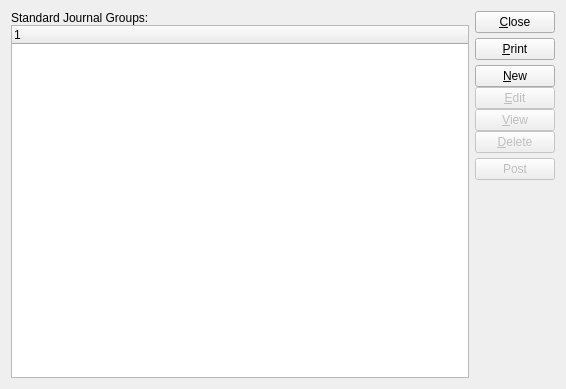
<?xml version="1.0" encoding="UTF-8"?>
<ui version="4.0">
 <comment>This file is part of the xTuple ERP: PostBooks Edition, a free and
open source Enterprise Resource Planning software suite,
Copyright (c) 1999-2019 by OpenMFG LLC, d/b/a xTuple.
It is licensed to you under the Common Public Attribution License
version 1.0, the full text of which (including xTuple-specific Exhibits)
is available at www.xtuple.com/CPAL.  By using this software, you agree
to be bound by its terms.</comment>
 <class>standardJournalGroups</class>
 <widget class="QWidget" name="standardJournalGroups">
  <property name="geometry">
   <rect>
    <x>0</x>
    <y>0</y>
    <width>566</width>
    <height>389</height>
   </rect>
  </property>
  <property name="windowTitle">
   <string>List Standard Journal Groups</string>
  </property>
  <layout class="QHBoxLayout">
   <item>
    <layout class="QVBoxLayout">
     <property name="spacing">
      <number>0</number>
     </property>
     <property name="margin">
      <number>0</number>
     </property>
     <item>
      <widget class="QLabel" name="_standardJournalGroupsLit">
       <property name="text">
        <string>Standard Journal Groups:</string>
       </property>
      </widget>
     </item>
     <item>
      <widget class="XTreeWidget" name="_stdjrnlgrp">
       <property name="sizePolicy">
        <sizepolicy hsizetype="Expanding" vsizetype="Expanding">
         <horstretch>0</horstretch>
         <verstretch>0</verstretch>
        </sizepolicy>
       </property>
      </widget>
     </item>
    </layout>
   </item>
   <item>
    <layout class="QVBoxLayout">
     <property name="spacing">
      <number>0</number>
     </property>
     <property name="margin">
      <number>0</number>
     </property>
     <item>
      <layout class="QVBoxLayout">
       <property name="spacing">
        <number>5</number>
       </property>
       <property name="margin">
        <number>0</number>
       </property>
       <item>
        <widget class="QPushButton" name="_close">
         <property name="text">
          <string>&amp;Close</string>
         </property>
        </widget>
       </item>
       <item>
        <widget class="QPushButton" name="_print">
         <property name="text">
          <string>&amp;Print</string>
         </property>
        </widget>
       </item>
       <item>
        <layout class="QVBoxLayout">
         <property name="spacing">
          <number>0</number>
         </property>
         <property name="margin">
          <number>0</number>
         </property>
         <item>
          <widget class="QPushButton" name="_new">
           <property name="text">
            <string>&amp;New</string>
           </property>
          </widget>
         </item>
         <item>
          <widget class="QPushButton" name="_edit">
           <property name="enabled">
            <bool>false</bool>
           </property>
           <property name="text">
            <string>&amp;Edit</string>
           </property>
          </widget>
         </item>
         <item>
          <widget class="QPushButton" name="_view">
           <property name="enabled">
            <bool>false</bool>
           </property>
           <property name="text">
            <string>&amp;View</string>
           </property>
          </widget>
         </item>
         <item>
          <widget class="QPushButton" name="_delete">
           <property name="enabled">
            <bool>false</bool>
           </property>
           <property name="text">
            <string>&amp;Delete</string>
           </property>
          </widget>
         </item>
        </layout>
       </item>
       <item>
        <widget class="QPushButton" name="_post">
         <property name="enabled">
          <bool>false</bool>
         </property>
         <property name="text">
          <string>Post</string>
         </property>
        </widget>
       </item>
      </layout>
     </item>
     <item>
      <spacer>
       <property name="orientation">
        <enum>Qt::Vertical</enum>
       </property>
       <property name="sizeType">
        <enum>QSizePolicy::Expanding</enum>
       </property>
       <property name="sizeHint" stdset="0">
        <size>
         <width>20</width>
         <height>159</height>
        </size>
       </property>
      </spacer>
     </item>
    </layout>
   </item>
  </layout>
 </widget>
 <layoutdefault spacing="6" margin="11"/>
 <customwidgets>
  <customwidget>
   <class>XTreeWidget</class>
   <extends>QTreeWidget</extends>
   <header>xtreewidget.h</header>
   <container>1</container>
  </customwidget>
 </customwidgets>
 <tabstops>
  <tabstop>_stdjrnlgrp</tabstop>
  <tabstop>_new</tabstop>
  <tabstop>_edit</tabstop>
  <tabstop>_view</tabstop>
  <tabstop>_delete</tabstop>
  <tabstop>_post</tabstop>
  <tabstop>_print</tabstop>
  <tabstop>_close</tabstop>
 </tabstops>
 <resources/>
 <connections>
  <connection>
   <sender>_close</sender>
   <signal>clicked()</signal>
   <receiver>standardJournalGroups</receiver>
   <slot>close()</slot>
   <hints>
    <hint type="sourcelabel">
     <x>20</x>
     <y>20</y>
    </hint>
    <hint type="destinationlabel">
     <x>20</x>
     <y>20</y>
    </hint>
   </hints>
  </connection>
  <connection>
   <sender>_stdjrnlgrp</sender>
   <signal>valid(bool)</signal>
   <receiver>_view</receiver>
   <slot>setEnabled(bool)</slot>
   <hints>
    <hint type="sourcelabel">
     <x>20</x>
     <y>20</y>
    </hint>
    <hint type="destinationlabel">
     <x>20</x>
     <y>20</y>
    </hint>
   </hints>
  </connection>
 </connections>
</ui>
